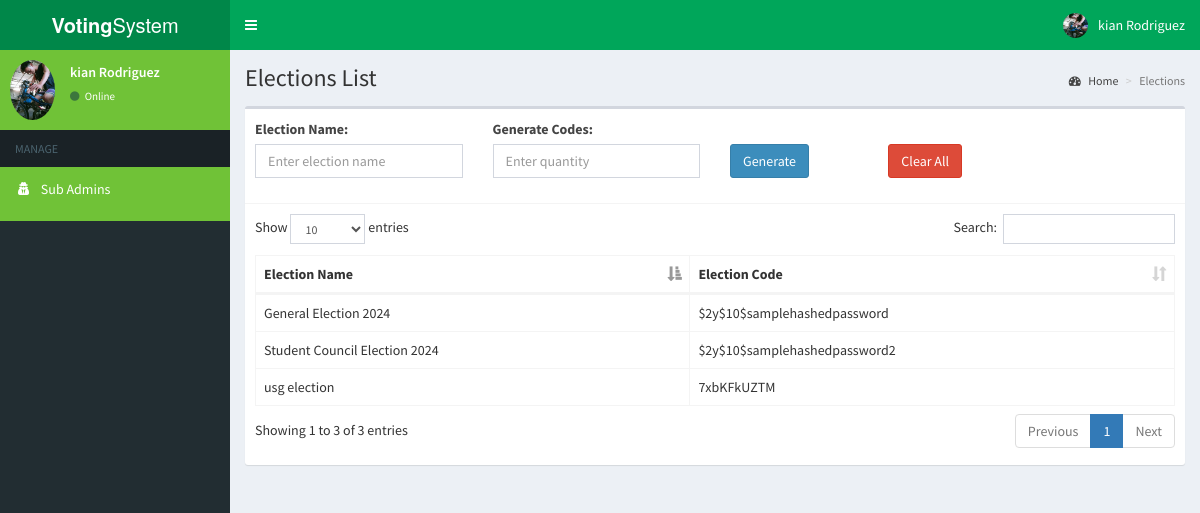
The page /admin/home.php (signed in) on the database its author committed.
### tables this page shows
CREATE TABLE `elections` (
  `id` int(11) NOT NULL,
  `name` varchar(100) NOT NULL,
  `election_code` varchar(60) NOT NULL
);

### admin/includes/session.php (called while the page is built, shortened)
<?php
	include 'includes/conn.php';
	if(!isset($_SESSION['admin']) || empty($_SESSION['admin'])) {
		header('location: index.php');
		exit();
	}
	 else {
		$sql = "SELECT * FROM admin WHERE id = '".$_SESSION['admin']."'";
		$query = $conn->query($sql);
		$user = $query->fetch_assoc();
	}
?>

### admin/home.php (the view, shortened to what this page needs)
<?php
    include 'includes/session.php';
?>
<?php include 'includes/header.php'; ?>
<body class="hold-transition skin-green sidebar-mini">
<div class="wrapper">
  <?php include 'includes/navbar.php'; ?>
  <?php include 'includes/menubar1.php'; ?>
  <div class="content-wrapper">
    <section class="content-header">
      <h1>
        Elections List
      </h1>
      <ol class="breadcrumb">
        <li><a href="#"><i class="fa fa-dashboard"></i> Home</a></li>
        <li class="active">Elections</li>
      </ol>
    </section>
    <section class="content">
      <div class="row">
        <div class="col-xs-12">
          <div class="box">
            <div class="box-header with-border">
              <form action="" method="post" id="generateForm">
                <div class="row">
                  <div class="col-md-3">
                    <div class="form-group">
                      <label>Election Name:</label>
                      <input type="text" name="election_name" class="form-control" placeholder="Enter election name">
                    </div>
                  </div>
                  <div class="col-md-3">
                    <div class="form-group">
                      <label>Generate Codes:</label>
                      <input type="number" name="quantity" class="form-control" placeholder="Enter quantity">
                    </div>
                  </div>
                  <div class="col-md-2">
                    <div class="form-group">
                      <button type="submit" name="generate" class="btn btn-primary" style="margin-top: 25px;">Generate</button>
                    </div>
                  </div>
                  <div class="col-md-2">
                    <div class="form-group">
                      <button type="button" id="clearAllButton" class="btn btn-danger" style="margin-top: 25px;">Clear All</button>
                    </div>
                  </div>
                </div>
              </form>
            </div>
            <div class="box-body">
              <table id="example1" class="table table-bordered">
                <thead>
                  <th>Election Name</th>
                  <th>Election Code</th>
                </thead>
                <tbody>
                  <?php
                    $sql = "SELECT * FROM elections";
                    $result = $conn->query($sql);
                    if ($result->num_rows > 0) {
                      while($row = $result->fetch_assoc()) {
                        echo "
                          <tr>
                            <td>".$row['name']."</td>
                            <td>".$row['election_code']."</td>
                          </tr>
                        ";
                      }
                    } else {
                      echo "<tr><td colspan='2'>No elections found</td></tr>";
                    }
                  ?>
                </tbody>
              </table>
            </div>
          </div>
        </div>
      </div>
    </section>
  </div>
</div>
</body>
</html>

### admin/includes/navbar.php (shortened to what this page needs)
<header class="main-header">
  <a href="#" class="logo">
    <span class="logo-lg"><b>Voting</b>System</span>
  </a>
  <nav class="navbar navbar-static-top">
    <a href="#" class="sidebar-toggle" data-toggle="push-menu" role="button">
    </a>
    <div class="navbar-custom-menu">
      <ul class="nav navbar-nav">
        <li class="dropdown user user-menu">
          <a href="#" class="dropdown-toggle" data-toggle="dropdown">
            <img src="<?php echo (!empty($user['photo'])) ? '../images/'.$user['photo'] : '../images/profile.jpg'; ?>" class="user-image" alt="User Image">
            <span class="hidden-xs"><?php echo $user['firstname'].' '.$user['lastname']; ?></span>
          </a>
        </li>
      </ul>
    </div>
  </nav>
</header>

### admin/includes/menubar1.php (shortened to what this page needs)
<aside class="main-sidebar">
  <section class="sidebar" style="background-color: #70C237; color: #fff;">
    <div class="user-panel">
      <div class="pull-left image">
        <img src="<?php echo (!empty($user['photo'])) ? '../images/'.$user['photo'] : '../images/profile.jpg'; ?>" class="img-circle" alt="User Image">
      </div>
      <div class="pull-left info">
        <p><?php echo $user['firstname'].' '.$user['lastname']; ?></p>
        <a><i class="fa fa-circle text-success"></i> Online</a>
      </div>
    </div>
    <ul class="sidebar-menu" data-widget="tree">
      <li class="header">MANAGE</li>
      <li class=""><a href="sub_admins.php" style="color: #fff;"><i class="fa fa-user-secret"></i> <span>Sub Admins</span></a></li>
  </ul>
  </section>
</aside>

### rows shown on the page
elections: name "General Election 2024", election_code "$2y$10$samplehashedpassword"
elections: name "Student Council Election 2024", election_code "$2y$10$samplehashedpassword2"
elections: name "usg election", election_code "7xbKFkUZTM"

### other values the page prints
$user['firstname'] "kian"
$user['lastname'] "Rodriguez"
